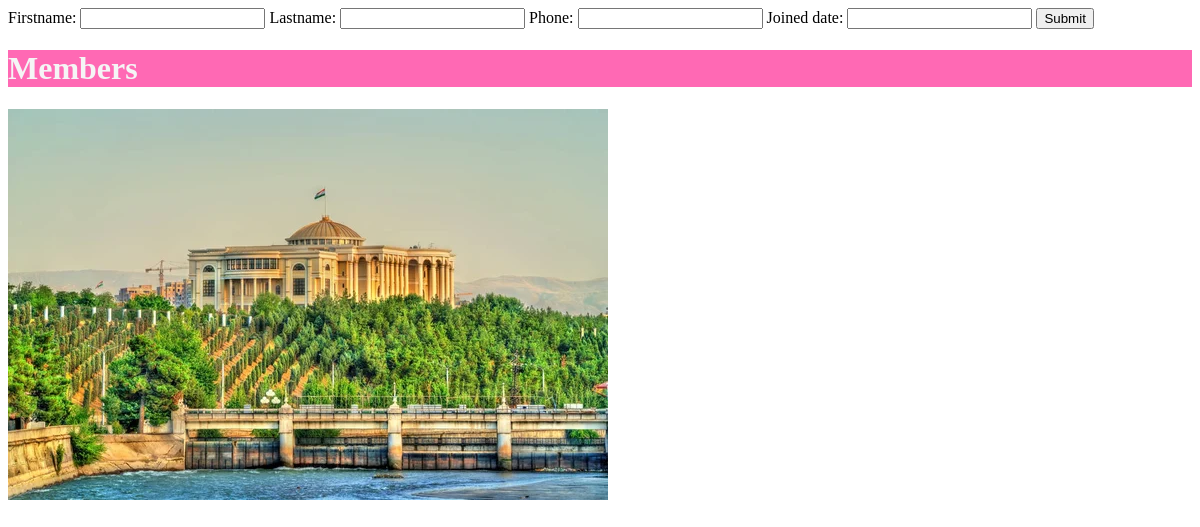
Before: /members/ with the older database file.
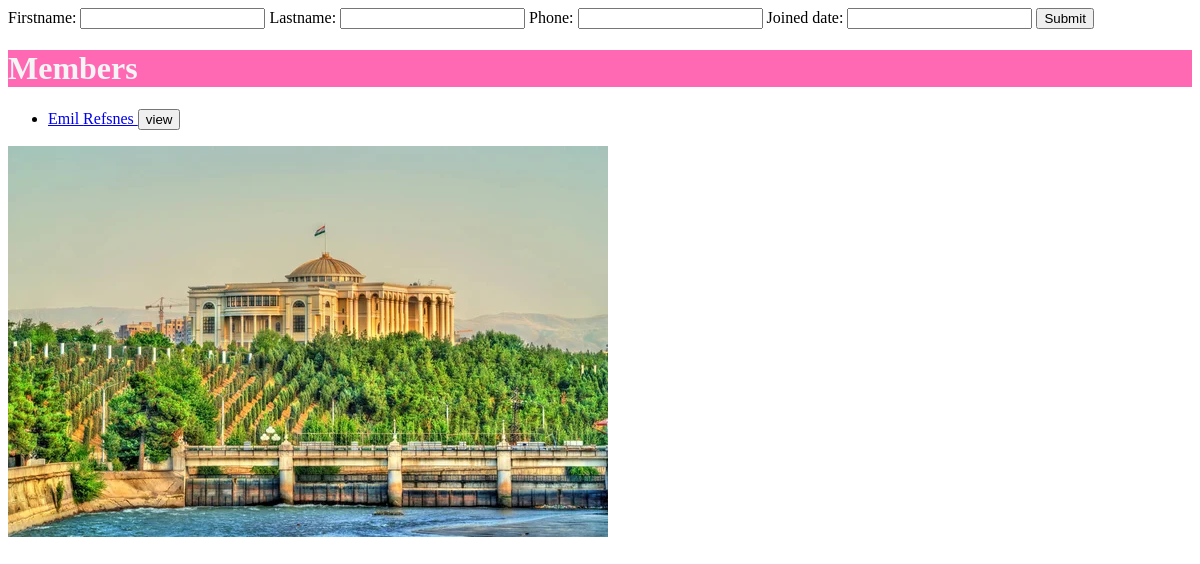
After: the same page with the newer database file.
### members/models.py (models this page shows)
class Member(models.Model):
  firstname = models.CharField(max_length=255)
  lastname = models.CharField(max_length=255)
  phone = models.IntegerField(null=True)
  joined_date = models.DateField(null=True)

### members/views.py (the view)
# urls.py: path('', include('members.urls')),
def members(request):
  form = MemberForm()
  if request.method == 'POST':
    form = MemberForm(request.POST)
    if form.is_valid():
      form.save()
  mymembers = Member.objects.all().values()
  template = loader.get_template('all_members.html')
  context = {
    'mymembers': mymembers,
    'form': form,
  }
  return HttpResponse(template.render(context, request))

### members/forms.py
class MemberForm(ModelForm):
    class Meta:
        model = Member
        fields = '__all__'

### members/templates/all_members.html (shortened to what this page needs)
{% extends "master.html" %}
{% load static %}
    {% block content %}
    <form action="/members/" method="post">
      {{ form }}
      <input type="submit">
    </form>
    <h1>Members</h1>
    <ul>
      {% for x in mymembers %}
        <li><a href="details/{{ x.id }}">{{ x.firstname }} {{ x.lastname }}  </a><input type="button" value="view"></li>
      {% endfor %}
    </ul>
    <img src="{% static 'images/dushanbe-with-presidential.jpg' %}" alt="" />
    {% endblock %}

Changed rows visible on the page:
added Member: firstname "Emil", lastname "Refsnes"
